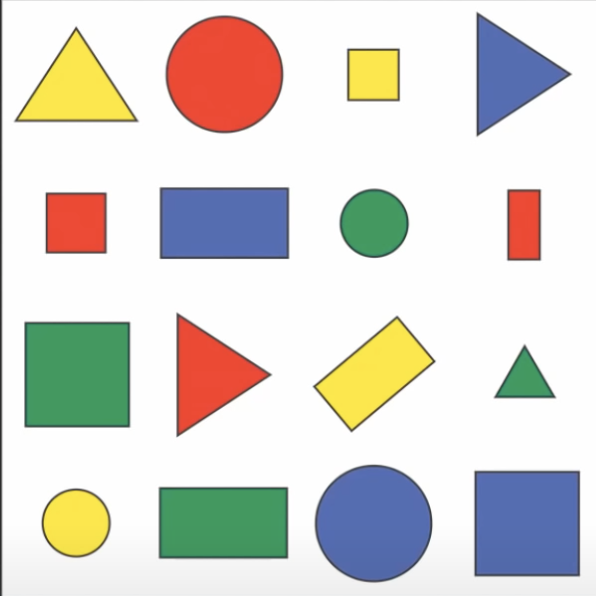
#> input picture OpenCVBasics/resources/shapes.png, 596 x 596 px
$ python chapter8.py
#> lines starting #> are read from the running program, lines starting #| are printed output that depends on the picture; after the words box and inside, x2 and y2 are one past the last pixel; in counts of white or black regions, pixels touching at a corner belong together
import cv2
import numpy as np

# 3. Get Contours
def getContuors(img):
    contours, hierarchy = cv2.findContours(img, cv2.RETR_EXTERNAL, cv2.CHAIN_APPROX_NONE)
    for cnt in contours:
        area = cv2.contourArea(cnt)
        print(area)

        # 4. Draw Edges
        if area > 100:
            cv2.drawContours(imgContour, cnt, -1, (255, 0, 0), 3)  # -1: draw all the contours
            # 5. Calculate the arc length
            peri = cv2.arcLength(cnt, True)
            #print(peri)
            approx = cv2.approxPolyDP(cnt, 0.02*peri, True)
            print(approx)
            # 6. Object coners
            objCor = len(approx)
            x, y, w, h = cv2.boundingRect(approx)

            # 7. Categorize the shapes
            if objCor == 3:
                ObjType = "Tri"
            elif objCor == 4:
                aspRatio = w/float(h)
                if aspRatio > 0.95 and aspRatio < 1.05:
                    ObjType = "Sqr"
                else: ObjType = "Rec"
            elif objCor > 4:
                ObjType = "Circle"
            else:
                ObjType = "None"

            cv2.rectangle(imgContour, (x,y), (x+w, y+h), (0,255,0), 2)
            cv2.putText(imgContour, ObjType,
                        (x+(w//2), y+(h//2)), cv2.FONT_HERSHEY_SIMPLEX,  #pos for text
                        0.7, (0,0,0), 2)

path = 'resources/shapes.png'
img = cv2.imread(path)
#> img is the input picture: shape (596, 596, 3); mean B, G, R 209.2, 214.9, 217.4
imgContour = img.copy()

# 1. Convert into Grayscale
imgGray = cv2.cvtColor(img, cv2.COLOR_BGR2GRAY)
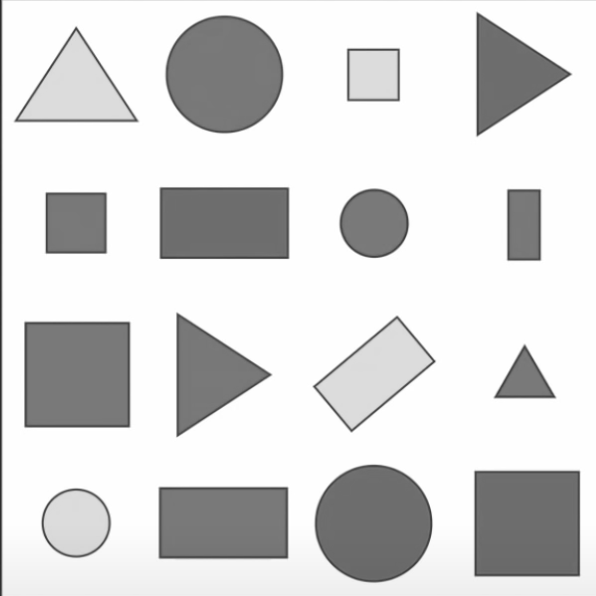
#> imgGray: shape (596, 596); min 40, max 255, mean 215
imgBlur = cv2.GaussianBlur(imgGray, (7,7), 1)

# 2. Detect edges
imgCanny = cv2.Canny(imgBlur, 50, 50)
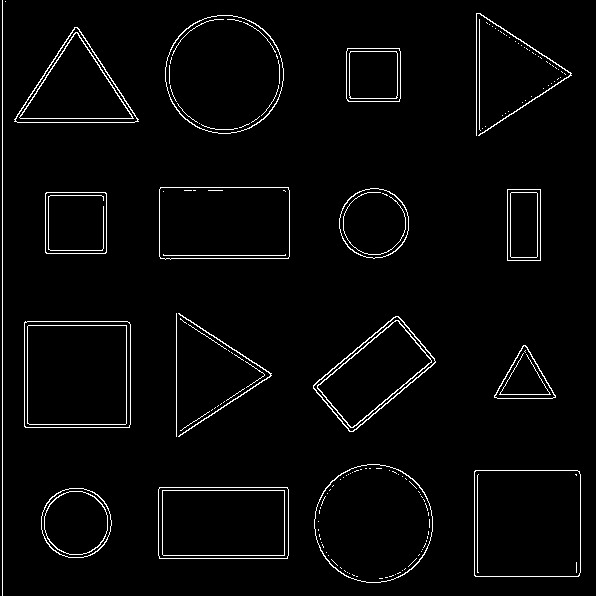
#> imgCanny: shape (596, 596); 2.8% white in thin lines or dots

# 3. Get Contour
getContuors(imgCanny)
#> in getContuors, `contours, hierarchy = cv2.findContours(img, cv2.RETR_EXTERNAL, cv2.CHA..`: contours = 73 contours, 57 with area under 20; largest, box (x1, y1, x2, y2) and area: (24, 321, 131, 428) 11228, (474, 470, 581, 577) 11226, (165, 15, 284, 134) 10979, (314, 464, 433, 583) 10960, (159, 187, 290, 260) 9225
#> the loop in getContuors, `for cnt in contours:` made 73 passes
#> (area, peri, approx, objCor, x, y, w, h) on passes 2, 3, 18, 20, 21, 23, 24: (9222, 399.7, [[159, 487], [159, 558], [287, 558], [287, 487]], 4, 159, 487, 129, 72), (11226, 420.5, [[475, 470], [474, 575], [578, 576], [579, 471]], 4, 474, 470, 106, 107), (11227.5, 421.9, [[25, 321], [24, 426], [129, 427], [129, 322]], 4, 24, 321, 106, 107), (6852.5, 350.4, [[398, 316], [313, 385], [349, 431], [435, 362]], 4, 313, 316, 123, 116), (122.5, 474.5, [[178, 313], [270, 374], [179, 436], [271, 373]], 4, 178, 313, 94, 124), (3719, 241.7, [[46, 192], [45, 252], [105, 253], [106, 193]], 4, 45, 192, 62, 62), (2343, 208, [[507, 189], [507, 260], [540, 260], [540, 189]], 4, 507, 189, 34, 72)
#> (area, peri, approx, objCor, x, y, w, h) on passes 16, 65: (1750.5, 192.3, [[523, 345], [494, 397], [555, 397]], 3, 494, 345, 62, 53), (6187.5, 367.6, [[14, 119], [138, 121], [77, 27]], 3, 14, 27, 125, 95)
#> (printed output is left out)
#> after the loop in getContuors, `for cnt in contours:`:
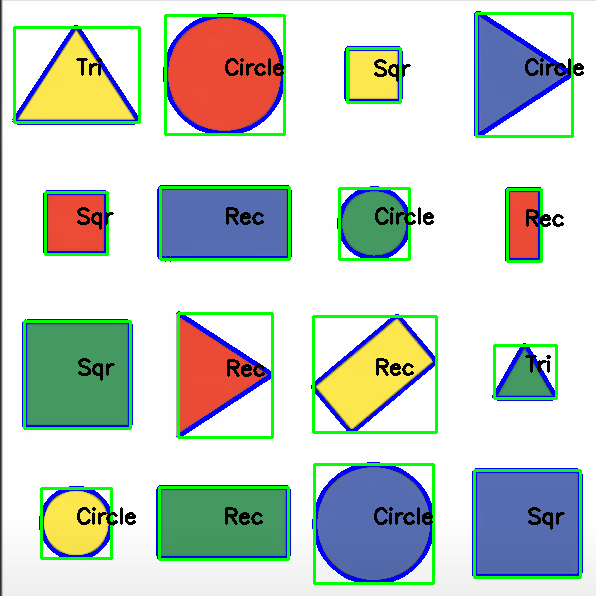
#> imgContour: shape (596, 596, 3); 10.22% of pixels changed, all inside (x1, y1, x2, y2) = (12, 11, 584, 585)
imgBlack = np.zeros_like(img)

cv2.imshow("Original", img)
cv2.imshow("Gray", imgGray)
cv2.imshow("Blur", imgBlur)
cv2.imshow("Contour", imgContour)
cv2.waitKey(0)
